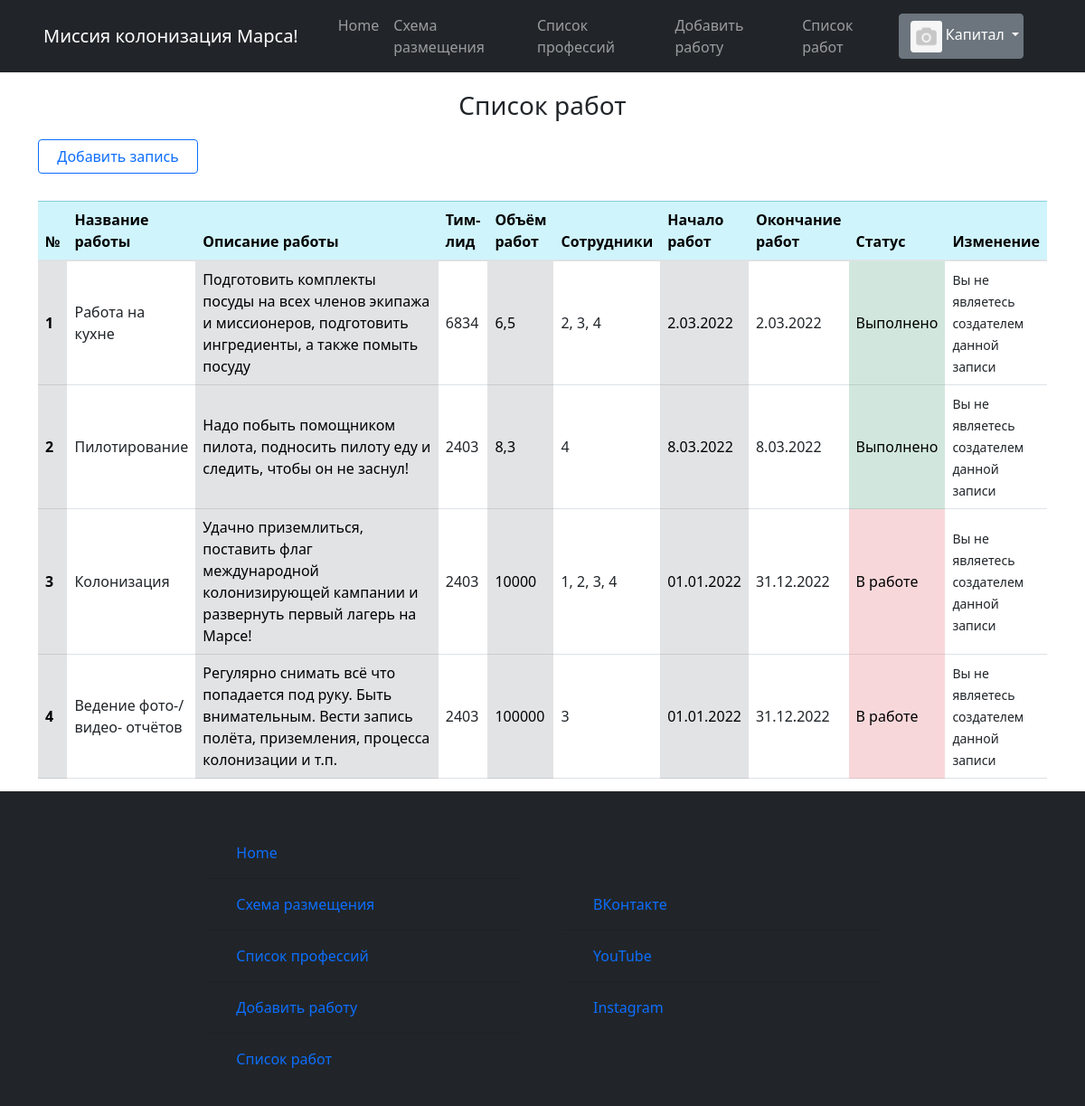
Page /job_list (signed in) on the committed database.
### static/data/users.py (models this page shows, shortened)
class User(SqlAlchemyBase, UserMixin):
    __tablename__ = 'users'
    id = sqlalchemy.Column(sqlalchemy.Integer,
                           primary_key=True, autoincrement=True)
    surname = sqlalchemy.Column(sqlalchemy.String, nullable=True)
    name = sqlalchemy.Column(sqlalchemy.String, nullable=True)
    sex = sqlalchemy.Column(sqlalchemy.String, nullable=True)
    email = sqlalchemy.Column(sqlalchemy.String,
                              index=True, unique=True, nullable=True)
    hashed_password = sqlalchemy.Column(sqlalchemy.String, nullable=True)
    studying = sqlalchemy.Column(sqlalchemy.String, nullable=True)
    professions = sqlalchemy.Column(sqlalchemy.String, nullable=True)
    about = sqlalchemy.Column(sqlalchemy.String, nullable=True)
    created_date = sqlalchemy.Column(sqlalchemy.String, nullable=True)
    image_link = sqlalchemy.Column(sqlalchemy.String, nullable=True)

### static/data/jobs.py (models this page shows)
class Jobs(SqlAlchemyBase, UserMixin, SerializerMixin):
    __tablename__ = 'jobs'
    id = sqlalchemy.Column(sqlalchemy.Integer,
                           primary_key=True, autoincrement=True)
    job_title = sqlalchemy.Column(sqlalchemy.String, nullable=True)
    job_describe = sqlalchemy.Column(sqlalchemy.String, nullable=True)
    team_leader = sqlalchemy.Column(sqlalchemy.Integer, nullable=True)
    work_size = sqlalchemy.Column(sqlalchemy.Integer, nullable=True)
    collaborators = sqlalchemy.Column(sqlalchemy.String, nullable=True)
    start_date = sqlalchemy.Column(sqlalchemy.String, nullable=True)
    end_date = sqlalchemy.Column(sqlalchemy.String, nullable=True)
    creator = sqlalchemy.Column(sqlalchemy.Integer, nullable=True)
    is_finished = sqlalchemy.Column(sqlalchemy.Boolean, nullable=True)
    is_only_for_crew = sqlalchemy.Column(sqlalchemy.Boolean, nullable=True)

### runner.py (the view)
@app.route('/job_list', methods=['POST', 'GET'])
def job_list():
    db_sess = db_session.create_session()
    jobs = db_sess.query(Jobs).all()
    return render_template('html/job_list.html',
                           jobs=jobs,
                           image=image,
                           title='Список работ',
                           menu_bar_title='Миссия колонизация Марса!', )

### runner.py (called while the page is built)
@login_manager.user_loader
def load_user(user_id):
    db_sess = db_session.create_session()
    return db_sess.query(User).get(user_id)

### static/data/db_session.py (called while the page is built)
def create_session() -> Session:
    global __factory
    return __factory()

### templates/html/job_list.html
{% extends "html/base.html" %}
{% block content %}
    <div class="startpage">
        <div class="card-body-title job-list-title">
            <h3>Список работ</h3>
        </div>
        <a href="/create_job" class="btn btn-outline-primary">
              Добавить запись
        </a>
        <table class="table job-list">
            <thead class="table-info">
                <th scope="col">№</th>
                <th scope="col">Название работы</th>
                <th scope="col" class="col-lg-3">Описание работы</th>
                <th scope="col">Тим-лид</th>
                <th scope="col">Объём работ</th>
                <th scope="col">Сотрудники</th>
                <th scope="col">Начало работ</th>
                <th scope="col">Окончание работ</th>
                <th scope="col">Статус</th>
                <th scope="col">Изменение</th>
            </thead>
            <tbody>
                {% for job in jobs %}
                    <tr>
                        <th scope="row" class="table-secondary align-middle"> {{ loop.index }}</th>
                        <td class="align-middle">{{ job.job_title }}</td>
                        <td class="table-secondary align-middle">{{ job.job_describe }}</td>
                        <td class="align-middle">{{ job.team_leader }}</td>
                        <td class="table-secondary align-middle">{{ job.work_size }}</td>
                        <td class="align-middle">{{ job.collaborators }}</td>
                        <td class="table-secondary align-middle">{{ job.start_date}}</td>
                        <td class="align-middle">{{ job.end_date }}</td>
                        {% if job.is_finished == 0 %}
                            <td class="table-danger align-middle">В работе</td>
                        {% else %}
                            <td class="table-success align-middle">Выполнено</td>
                        {% endif %}
                        <td class="align-middle">
                            {% if current_user.is_authenticated and current_user.id == job.creator %}
                                <div>
                                    <a href="/edit_job/{{ job.id }}" class="btn btn-warning">
                                        Изменить
                                    </a>
                                    <p></p>
                                    <a href="/job_delete/{{ job.id }}" class="btn btn-danger">
                                         Удалить
                                    </a>
                                </div>
                            {% else %}
                                <div>
                                    <small>Вы не являетесь создателем данной записи</small>
                                </div>
                            {% endif %}
                        </td>
                    </tr>
                {% endfor %}
            </tbody>
        </table>
    </div>
{% endblock %}

### templates/html/base.html (shortened to what this page needs)
<!doctype html>
<html lang="en">
<head>
    <link rel="stylesheet"
          href="https://stackpath.bootstrapcdn.com/bootstrap/4.4.1/css/bootstrap.min.css"
>
    <link rel="stylesheet" href="../../static/css/professions.css">
    <link rel="stylesheet" href="../../static/css/index.css">
    <link rel="stylesheet" href="../../static/css/bar.css">
    <link rel="stylesheet" href="../../static/bootstrap-5.1.3-dist/css/bootstrap.css">
    <link rel="stylesheet" href="../../static/bootstrap-5.1.3-dist/css/bootstrap-grid.css">
    <link rel="stylesheet" href="../../static/bootstrap-5.1.3-dist/css/bootstrap-reboot.css">
    <link rel="stylesheet" href="../../static/bootstrap-5.1.3-dist/css/bootstrap-utilities.css">
    <link rel="stylesheet" href="../../static/css/professions.css">
    <link rel="stylesheet" href="../../static/css/index.css">
    <link rel="stylesheet" href="../../static/css/bar.css">
</head>
<body>
<div class="wrapper">
    <header>
    <nav class="navbar navbar-expand-lg navbar-dark bg-dark text-white">
        <div class="container-fluid">
            <a class="navbar-brand" href="/homepage">{{ menu_bar_title }}</a>
            <div class="collapse navbar-collapse" id="navbarSupportedContent">
                <ul class="navbar-nav me-auto mb-2 mb-lg-0">
                    <li class="nav-item">
                        <a class="nav-link" aria-current="page" href="/homepage">Home</a>
                    </li>
                    <li class="nav-item">
                        <a class="nav-link" href="/distribution">Схема размещения</a>
                    </li>
                    <li class="nav-item">
                        <a class="nav-link" href="/list_prof/ul">Список профессий</a>
                    </li>
                    <li class="nav-item">
                        <a class="nav-link" href="/create_job">Добавить работу</a>
                    </li>
                    <li class="nav-item">
                        <a class="nav-link" href="/job_list">Список работ</a>
                    </li>
                </ul>
                {% if current_user.is_authenticated %}
                    <div class="dropdown-navbar user-navbar">
                        <div class="btn-group">
                            <button type="button" class="btn btn-secondary dropdown-toggle" data-bs-toggle="dropdown"
                                    href="#" role="button" aria-expanded="false" id="user">
                                <span>
                                    {% if image %}
                                        <img src="{{ url_for('static', filename=image) }}"
                                             class="img-fluid rounded-start profile-card-img miniature-pic"
                                             alt="">
                                    {% else %}
                                        <img src="{{ url_for('static', filename='/images/avatars/no_avatar.png') }}"
                                             class="img-fluid rounded-start profile-card-img miniature-pic"
                                             alt="">
                                    {% endif %}
                                </span>
                                {{ current_user.name }}
                            </button>
                        </div>
                    </div>
                {% else %}
                    <form class="d-flex">
                        <a class="nav-brand" href="/login"><button class="btn btn-outline-success me-2" type="button">Войти</button></a>
                        <a class="nav-brand" href="/register"><button class="btn btn-outline-success me-2" type="button">Зарегистрироваться</button></a>
                    </form>
                {% endif %}
            </div>
        </div>
    </nav>
</header>
<main role="main" class="container">
    {% block content %}{% endblock %}
</main>
<footer class="navbar navbar-dark bg-dark navbar-footer row g-3" id="footer">
    <div class="card bg-dark col-md-4 footer-column">
        <div class="card-body">
            <form class="form-footer" method="post" novalidate>
                <ul class="list-group list-group-flush bg-dark">
                    <li class="list-group-item bg-dark">
                        <a class="nav-link" aria-current="page" href="/homepage">Home</a>
                    </li>
                    <li class="list-group-item bg-dark">
                        <a class="nav-link" href="/distribution">Схема размещения</a>
                    </li>
                    <li class="list-group-item bg-dark">
                        <a class="nav-link" href="/list_prof/ul">Список профессий</a>
                    </li>
                    <li class="list-group-item bg-dark">
                        <a class="nav-link" href="/create_job">Добавить работу</a>
                    </li>
                    <li class="list-group-item bg-dark">
                        <a class="nav-link" href="/job_list">Список работ</a>
                    </li>
                </ul>
            </form>
        </div>
    </div>
    <div class="card bg-dark col-md-4 footer-column">
        <div class="card-body">
            <form class="form-footer" method="post" novalidate>
                <ul class="list-group list-group-flush bg-dark">
                    <li class="list-group-item bg-dark">
                        <a class="nav-link" aria-current="page" href="https://m.vk.com/daniilkolevatykh"
                           target="_blank">ВКонтакте</a>
                    </li>
                    <li class="list-group-item bg-dark">
                        <a class="nav-link" href="https://www.youtube.com/channel/UCYcTAs_MR2JaN-LxTlDMQxA"
                           target="_blank">YouTube</a>
                    </li>
                    <li class="list-group-item bg-dark">
                        <a class="nav-link" href="https://www.instagram.com/daniil_kolevatykh/"
                           target="_blank">Instagram</a>
                    </li>
                </ul>
            </form>
        </div>
    </div>
</footer>
</div>
</body>
</html>

### static/css/index.css (style rules this page uses)
.dropdown-navbar { padding-right: 40px; }
.table { margin-top: 30px; word-wrap: break-word; }
.job-list-title { margin: 20px; text-align: center; }
.job-list { margin-bottom: 30px; }
* { margin: 0; padding: 0; }
html, body { height: 100%; }
.wrapper { height: 100%; display: flex; flex-direction: column; }
main { flex: 1 1 auto; }
.footer-column { border: none; vertical-align: top; }
.profile-card-img { margin-top: 10px; border: 2px solid #86b7fe; border-radius: 3px; }
.miniature-pic { margin-top: 1px; border: none; image-rendering: auto; width: 35px; height: 35px; object-fit: cover; }

### static/css/bar.css (style rules this page uses)
.navbar-brand { alignment: center; padding-left: 20px; padding-right: 20px; }

### rows in the picture
User: name "Капитал"
Jobs: job_title "Работа на кухне", job_describe "Подготовить комплекты посуды на всех членов экипажа и миссионеров, подготовить ингредиенты, а также помыть посуду", team_leader "6834", work_size "6,5", collaborators "2, 3, 4", start_date "2.03.2022", end_date "2.03.2022", is_finished "Выполнено", creator "Вы не являетесь создателем данной записи"
Jobs: job_title "Пилотирование", job_describe "Надо побыть помощником пилота, подносить пилоту еду и следить, чтобы он не заснул!", team_leader "2403", work_size "8,3", collaborators "4", start_date "8.03.2022", end_date "8.03.2022", is_finished "Выполнено", creator "Вы не являетесь создателем данной записи"
Jobs: job_title "Колонизация", job_describe "Удачно приземлиться, поставить флаг международной колонизирующей кампании и развернуть первый лагерь на Марсе!", team_leader "2403", work_size "10000", collaborators "1, 2, 3, 4", start_date "01.01.2022", end_date "31.12.2022", is_finished "В работе", creator "Вы не являетесь создателем данной записи"
Jobs: job_title "Ведение фото-/видео- отчётов", job_describe "Регулярно снимать всё что попадается под руку. Быть внимательным. Вести запись полёта, приземления, процесса колонизации и т.п.", team_leader "2403", work_size "100000", collaborators "3", start_date "01.01.2022", end_date "31.12.2022", is_finished "В работе", creator "Вы не являетесь создателем данной записи"

### other values in the picture
{{ menu_bar_title }} "Миссия колонизация Марса!"
